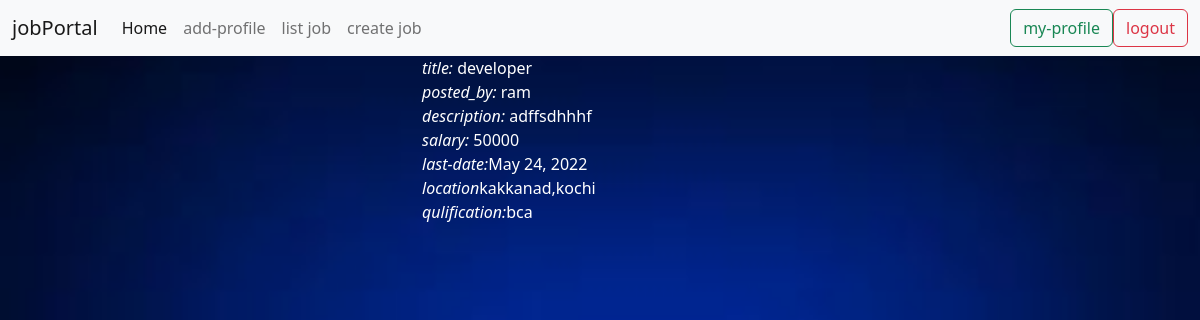
The app's page /employer/job/detail/1 (signed in) with its own data.
### employer/models.py (models this page shows, shortened)
class Jobs(models.Model):
    posted_by=models.ForeignKey(User,on_delete=models.CASCADE,related_name='company')
    job_title=models.CharField(max_length=120)
    job_discription=models.TextField()
    role=models.CharField(max_length=120)
    experience=models.PositiveIntegerField(default=0)
    location=models.CharField(max_length=120)
    salary=models.PositiveIntegerField()
    created_date=models.DateField(auto_now_add=True)
    last_date=models.DateField(null=True)
    qulification=models.CharField(max_length=120,null=True)

### users/models.py (models this page shows, shortened)
class User(AbstractUser):
    phone=models.CharField(max_length=12)
    options=(
        ("employer","employer"),
       ("candidate","candidate")
    )
    role=models.CharField(max_length=12,choices=options,default='candidate')
    @property
    def is_candidate(self):
        return self.role=='candidate'

### employer/views.py (the view)
# urls.py: path('job/detail/<int:id>',views.JobDetailView.as_view(),name='emp-jobdetail'),
@method_decorator(signin_required,name='dispatch')
class JobDetailView(DetailView):
    model = Jobs
    template_name = 'emp-jobdetail.html'
    context_object_name = 'job'
    pk_url_kwarg = 'id'
    def get_context_data(self, **kwargs):
        context=super().get_context_data(**kwargs)
        qs=Applications.objects.filter(applicant=self.request.user,job=self.object)
        print(qs)
        context['status']=qs
        return context

### users/decorator.py (called while the page is built)
def signin_required(fn):
    def wrapper(request,*args,**kwargs):
        if request.user.is_authenticated:
            return fn(request,*args,**kwargs)
        else:
            return redirect('login')
    return wrapper

### employer/templates/emp-jobdetail.html
{%extends 'base1.html'%}
{%block body_block%}
<div class="container">
  <div class="row">
      <div class="col-4"></div>
      <div class="col-4"  style="color:white">
         <i>title:</i> {{job.job_title}}<br>
          <i>posted_by:</i> {{job.posted_by}}<br>
         <i>description:</i> {{job.job_discription}}<br>
         <i>salary:</i> {{job.salary}}<br>
          <i>last-date:</i>{{job.last_date}}<br>
          <i>location</i>{{job.location}}<br>
          <i>qulification:</i>{{job.qulification}}<br>
      </div>
      <div class="col-4"></div>
  </div>
</div>
{%endblock%}

### employer/static/css/style.css (style rules this page uses)
body { background-image: url(../ima/images.jpg); background-size: cover; }

### records on screen
Jobs: job_title "developer", posted_by "ram", job_discription "adffsdhhhf", salary "50000", last_date "May 24, 2022", location "kakkanad,kochi", qulification "bca"
